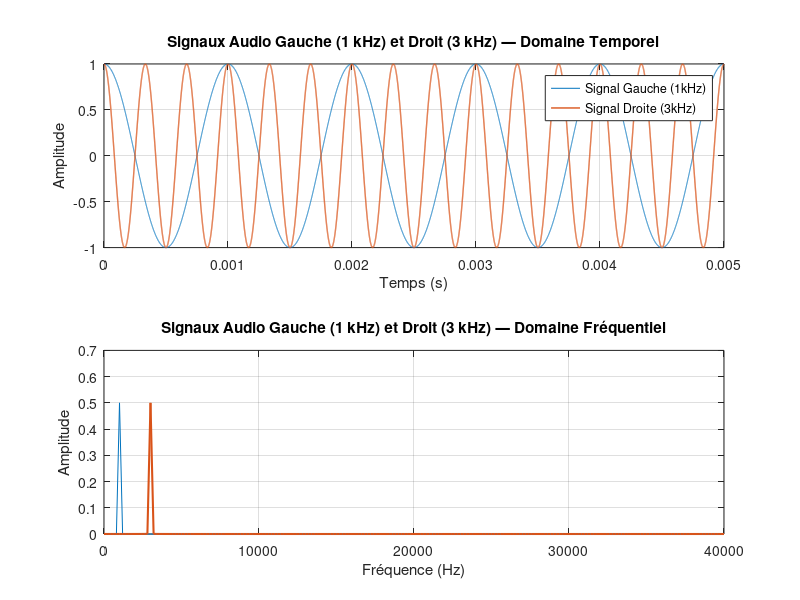
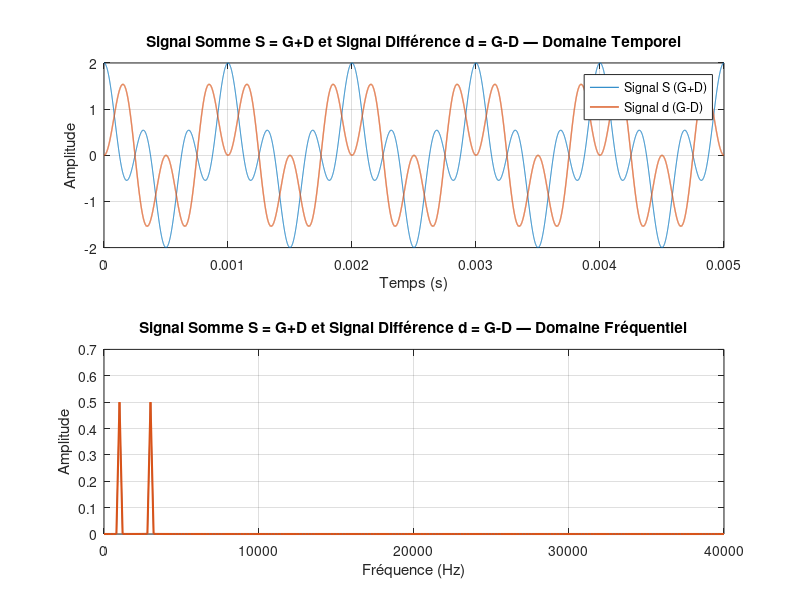
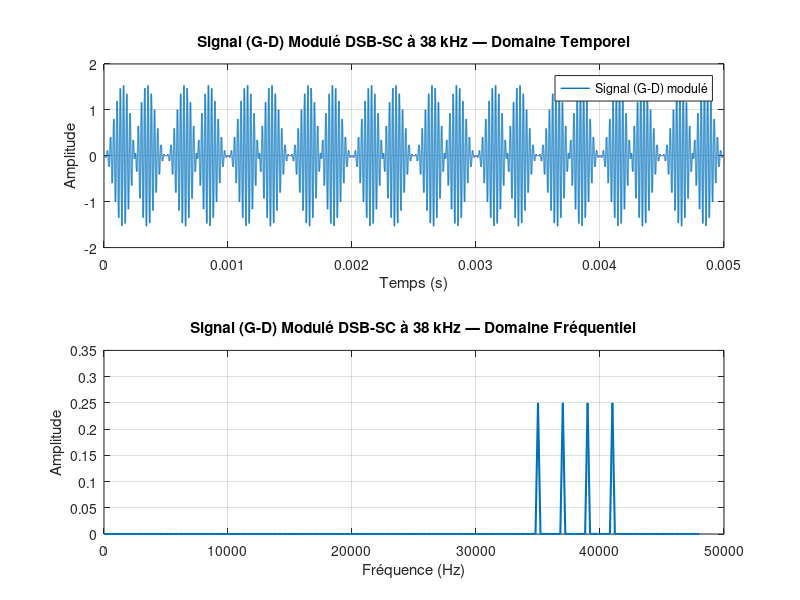
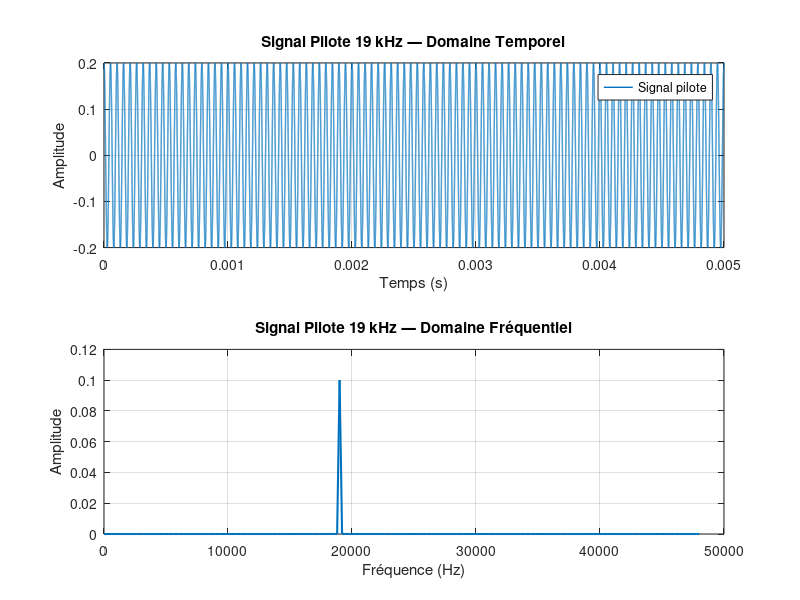

Write the MATLAB code that produced these figures, in order. (Note: this script raises an error after producing the figures.)
clear all;
clc;

%% ── CONSTANTES GLOBALES ──────────────────────────────────────────────────
f1  = 1000;     % Fréquence signal Gauche (Hz)
f2  = 3000;     % Fréquence signal Droite (Hz)
f3  = 38000;    % Fréquence porteuse DSB-SC (Hz)
f4  = 19000;    % Fréquence pilote (Hz)
fc  = 100000;   % Fréquence porteuse FM (Hz)
kf  = 500000;   % Déviation de fréquence FM
Ap  = 0.2;      % Amplitude du signal pilote
duration = 0.005;


%% ════════════════════════════════════════════════════════════════════════
%% PARTIE 1 : MODULATION STÉRÉOPHONIQUE
%% ════════════════════════════════════════════════════════════════════════

%% 1. Génération des signaux audio
fs = 1000 * f2;
T  = 0 : 1/fs : duration;
G  = cos(2*pi*f1*T);
D  = cos(2*pi*f2*T);

% 1. Tracé des signaux G et D (Temporel)
figure('Name', '1_Signaux Audio Gauche & Droit', 'NumberTitle', 'off')
subplot(2,1,1)
plot(T, G, T, D, 'LineWidth', 1)
xlabel('Temps (s)');  ylabel('Amplitude')
title('Signaux Audio Gauche (1 kHz) et Droit (3 kHz) — Domaine Temporel')
grid on
legend('Signal Gauche (1kHz)', 'Signal Droite (3kHz)')

% 2. Spectre FFT des signaux G et D (Fréquentiel)
L         = length(G);
freq_axis = (0:L-1) * (fs/L);
mask      = freq_axis <= 40000;
TFG = abs(fft(G)/L);
TFD = abs(fft(D)/L);

subplot(2,1,2)
plot(freq_axis(mask), TFG(mask), freq_axis(mask), TFD(mask), 'LineWidth', 1.5)
xlabel('Fréquence (Hz)');  ylabel('Amplitude')
title('Signaux Audio Gauche (1 kHz) et Droit (3 kHz) — Domaine Fréquentiel')
grid on


%% 2. Construction des signaux stéréo
S = G + D;
d = G - D;

% 1. Tracé des signaux S et d (Temporel)
figure('Name', '2_Signaux Somme & Différence (G+D, G-D)', 'NumberTitle', 'off')
subplot(2,1,1)
plot(T, S, T, d, 'LineWidth', 1)
xlabel('Temps (s)');  ylabel('Amplitude')
title('Signal Somme S = G+D et Signal Différence d = G-D — Domaine Temporel')
grid on
legend('Signal S (G+D)', 'Signal d (G-D)')

% 2. Spectre FFT des signaux S et d (Fréquentiel)
TFS = abs(fft(S)/L);
TFd = abs(fft(d)/L);

subplot(2,1,2)
plot(freq_axis(mask), TFS(mask), freq_axis(mask), TFd(mask), 'LineWidth', 1.5)
xlabel('Fréquence (Hz)');  ylabel('Amplitude')
title('Signal Somme S = G+D et Signal Différence d = G-D — Domaine Fréquentiel')
grid on


%% 3. Modulation du signal G-D
fs = 1000 * f3;
T  = 0 : 1/fs : duration;
G  = cos(2*pi*f1*T);
D  = cos(2*pi*f2*T);
x3 = (G-D) .* cos(2*pi*f3*T);

% 1. Tracé de x3(t) (Temporel)
figure('Name', '3_Signal G-D Modulé DSB-SC à 38 kHz', 'NumberTitle', 'off')
subplot(2,1,1)
plot(T, x3, 'LineWidth', 1)
xlabel('Temps (s)');  ylabel('Amplitude')
title('Signal (G-D) Modulé DSB-SC à 38 kHz — Domaine Temporel')
grid on
legend('Signal (G-D) modulé')

% 2. Spectre FFT du signal (G-D) modulé (Fréquentiel)
L         = length(G);
freq_axis = (0:L-1) * (fs/L);
mask      = freq_axis <= 48000;
TFx3      = abs(fft(x3)/L);

subplot(2,1,2)
plot(freq_axis(mask), TFx3(mask), 'LineWidth', 1.5)
xlabel('Fréquence (Hz)');  ylabel('Amplitude')
title('Signal (G-D) Modulé DSB-SC à 38 kHz — Domaine Fréquentiel')
grid on


%% 4. Ajout du signal pilote
x4 = Ap * cos(2*pi*f4*T);   % fs et T identiques à la section 3

% 1. Tracé du signal pilote (Temporel)
figure('Name', '4_Signal Pilote 19 kHz', 'NumberTitle', 'off')
subplot(2,1,1)
plot(T, x4, 'LineWidth', 1)
xlabel('Temps (s)');  ylabel('Amplitude')
title('Signal Pilote 19 kHz — Domaine Temporel')
grid on
legend('Signal pilote')

% 2. Spectre FFT du signal pilote (Fréquentiel)
TFx4 = abs(fft(x4)/L);

subplot(2,1,2)
plot(freq_axis(mask), TFx4(mask), 'LineWidth', 1.5)
xlabel('Fréquence (Hz)');  ylabel('Amplitude')
title('Signal Pilote 19 kHz — Domaine Fréquentiel')
grid on


%% 5. Construction du multiplex x(t) = S(t) + x3(t) + x4(t)
fs = 1000 * f3;
T  = 0 : 1/fs : 0.002;     % durée réduite pour lisibilité
G  = cos(2*pi*f1*T);
D  = cos(2*pi*f2*T);
S  = G + D;
x3 = (G-D) .* cos(2*pi*f3*T);
x4 = Ap * cos(2*pi*f4*T);
x  = S + x3 + x4;

% 1. Tracé de x(t) (Temporel)
figure('Name', '5_Signal Multiplex Stéréo x(t)', 'NumberTitle', 'off')
subplot(2,1,1)
plot(T, x, 'LineWidth', 1)
xlabel('Temps (s)');  ylabel('Amplitude')
title('Signal Multiplex Stéréo x(t) = S + DSB-SC + Pilote — Domaine Temporel')
grid on
legend('Signal x(t)')

% 2. Spectre FFT du multiplex (Fréquentiel)
L         = length(G);
freq_axis = (0:L-1) * (fs/L);
mask      = freq_axis <= 48000;
TFx       = abs(fft(x)/L);

subplot(2,1,2)
plot(freq_axis(mask), TFx(mask), 'LineWidth', 1.5)
xlabel('Fréquence (Hz)');  ylabel('Amplitude')
title('Signal Multiplex Stéréo x(t) = S + DSB-SC + Pilote — Domaine Fréquentiel')
grid on


%% 6. Modulation FM
%% s(t) = cos(2π·fc·t + kf·∫x(t)dt), avec fc = 1 MHz

% 1. Implémentation de la modulation FM
fs = 1000 * f3;
T  = 0 : 1/fs : duration;
G  = cos(2*pi*f1*T);
D  = cos(2*pi*f2*T);
S  = G + D;
x3 = (G-D) .* cos(2*pi*f3*T);
x4 = Ap * cos(2*pi*f4*T);
x  = S + x3 + x4;

integral_x = cumtrapz(T, x);
s = cos(2*pi*fc*T + kf*integral_x);

% Vérification : fréquence instantanée toujours positive
fi_min = fc - kf * max(abs(x)) / (2*pi);
fi_max = fc + kf * max(abs(x)) / (2*pi);
fprintf('Déviation max : %.1f kHz\n', kf*max(abs(x))/(2*pi*1000));
fprintf('fi : [%.1f kHz  →  %.1f kHz]  (toujours positif : %d)\n', ...
        fi_min/1000, fi_max/1000, fi_min > 0);

% 2. Tracé de s(t) (Temporel)
figure('Name', '6_Signal FM Modulé s(t) — Porteuse 1 MHz', 'NumberTitle', 'off')
subplot(2,1,1)
plot(T, s, 'LineWidth', 1)
xlabel('Temps (s)');  ylabel('Amplitude')
title('Signal FM Modulé s(t) — Porteuse 1 MHz — Domaine Temporel')
grid on;  legend('Signal s(t)')

% 3. Spectre de s(t) (Fréquentiel)
L         = length(G);
freq_axis = (0:L-1) * (fs/L);
mask      = freq_axis <= 2000000;          % affichage jusqu'à 2 MHz
TFs       = abs(fft(s)/L);

subplot(2,1,2)
plot(freq_axis(mask), TFs(mask), 'LineWidth', 1.5)
xlabel('Fréquence (Hz)');  ylabel('Amplitude')
title('Signal FM Modulé s(t) — Porteuse 1 MHz — Domaine Fréquentiel')
grid on


%% ════════════════════════════════════════════════════════════════════════
%% PARTIE 2 : DÉMODULATION STÉRÉOPHONIQUE
%% ════════════════════════════════════════════════════════════════════════

%% 1. Démodulation FM (Discriminateur de phase amélioré)

% Amélioration 1 : Pré-filtrage BPF autour de fc = 1 MHz
% Bande de Carson : B = 2*(deviation + f_max) = 2*(246k + 38k) ≈ 568 kHz
% Fenêtre : [fc - 400kHz … fc + 400kHz] = [600 kHz … 1.4 MHz]
N_pre   = 200;
bpf_pre = fir1(N_pre, [600000 1400000] / (fs/2), 'bandpass');
s_filt  = filtfilt(bpf_pre, 1, s);

% Amélioration 2 : Discriminateur de phase
analytic_s = hilbert(s_filt);
inst_phase = unwrap(angle(analytic_s));
inst_omega = diff(inst_phase) * fs;

% Amélioration 3 : Filtre médian → supprime les pics de déphasage
inst_omega_clean = medfilt1(inst_omega, 7);

% Amélioration 4 : Post-filtrage LPF → supprime bruit > 60 kHz
lpf_post         = fir1(N_pre, 60000 / (fs/2), 'low');
inst_omega_clean = filtfilt(lpf_post, 1, inst_omega_clean);

x_demod = (inst_omega_clean - 2*pi*fc) / kf;
T_demod = T(1:end-1);

% 2. Comparer avec le signal multiplex original
L1    = length(x);
TFx   = abs(fft(x) / L1);
freq1 = (0:L1-1) * (fs / L1);

L2      = length(x_demod);
TFx_dem = abs(fft(x_demod) / L2);
freq2   = (0:L2-1) * (fs / L2);

mask1 = freq1 <= 200000;
mask2 = freq2 <= 200000;

figure('Name', '7_Démodulation FM — x(t) Original vs Récupéré', 'NumberTitle', 'off')
subplot(2,1,1)
plot(T, x, 'LineWidth', 1.5, 'DisplayName', 'x(t) original')
hold on
plot(T_demod, x_demod, 'LineWidth', 1.2, 'DisplayName', 'x(t) démodulé')
hold off
xlabel('Temps (s)');  ylabel('Amplitude')
title('Multiplex x(t) Original vs Démodulé FM — Domaine Temporel')
grid on;  legend('Location', 'best')

subplot(2,1,2)
plot(freq1(mask1), TFx(mask1), 'LineWidth', 1.5, 'DisplayName', 'X(f) original')
hold on
plot(freq2(mask2), TFx_dem(mask2), 'LineWidth', 1.2, 'DisplayName', 'X(f) démodulé')
hold off
xlabel('Fréquence (Hz)');  ylabel('Amplitude')
title('Multiplex X(f) Original vs Démodulé FM — Domaine Fréquentiel')
grid on;  legend('Location', 'best')


%% 2. Extraction des composantes

%% ── Sous-échantillonnage de x_demod ────────────────────────────────────
fs_down      = 400000;
decim_factor = round(fs / fs_down);          % = 95
x_down       = resample(x_demod, 1, decim_factor);
T_down       = T_demod(1:decim_factor:end);
n_min        = min(length(x_down), length(T_down));
x_down       = x_down(1:n_min);
T_down       = T_down(1:n_min);

% Fonction utilitaire : spectre + axe fréquentiel
get_spectrum = @(sig, f_s) deal(abs(fft(sig)/length(sig)), ...
                                (0:length(sig)-1) * (f_s/length(sig)));

Fn = fs_down / 2;    % Fréquence de Nyquist = 200 kHz
N  = 300;            % Ordre filtre — donne 3×300=900 < 2000 échantillons ✓

% 1. Extraire G+D avec un filtre passe-bas (coupure à 8 kHz)
lpf_coeffs    = fir1(N, 10000/Fn, 'low');
GpD_extracted = filtfilt(lpf_coeffs, 1, x_down);
GpD_ref       = G + D;

% 2. Extraire G-D avec un filtre passe-bande (35–41 kHz)
bpf_coeffs    = fir1(N, [32000 44000]/Fn, 'bandpass');
GmD_extracted = filtfilt(bpf_coeffs, 1, x_down);
GmD_ref       = (G - D) .* cos(2*pi*f3*T);

% 3. Extraire le pilote 19 kHz (18.5–19.5 kHz)
pilot_coeffs    = fir1(N, [18950 19050]/Fn, 'bandpass');
pilot_extracted = filtfilt(pilot_coeffs, 1, x_down);
pilot_ref       = Ap * cos(2*pi*f4*T);

% Calcul des spectres (signaux extraits à fs_down, refs à fs)
[TF_GpD_ext,  F1] = get_spectrum(GpD_extracted,  fs_down);
[TF_GpD_ref,  ~ ] = get_spectrum(GpD_ref,         fs);
[TF_GmD_ext,  F2] = get_spectrum(GmD_extracted,  fs_down);
[TF_GmD_ref,  ~ ] = get_spectrum(GmD_ref,         fs);
[TF_pilot_ext,F3] = get_spectrum(pilot_extracted, fs_down);
[TF_pilot_ref,~ ] = get_spectrum(pilot_ref,        fs);
F_ref = (0:length(T)-1) * (fs/length(T));

cap = [15000, 60000, 30000];

% Figure 8 — G+D
figure('Name', '8_Extraction G+D — Filtre Passe-Bas', 'NumberTitle', 'off')
subplot(2,1,1)
mask_e = F1 <= cap(1);   mask_r = F_ref <= cap(1);
plot(F_ref(mask_r), TF_GpD_ref(mask_r), 'b',   'LineWidth', 1.5, 'DisplayName', 'G+D original')
hold on
plot(F1(mask_e),    TF_GpD_ext(mask_e),  'r--', 'LineWidth', 1.2, 'DisplayName', 'G+D extrait (LPF)')
hold off
xlabel('Fréquence (Hz)');  ylabel('Amplitude')
title('Extraction G+D par Filtre Passe-Bas — Comparaison Spectrale')
grid on;  legend('Location', 'best')

subplot(2,1,2)
plot(T,      GpD_ref,       'b',   'LineWidth', 1.5, 'DisplayName', 'G+D original')
hold on
plot(T_down, GpD_extracted, 'r--', 'LineWidth', 1.2, 'DisplayName', 'G+D extrait (LPF)')
hold off
xlabel('Temps (s)');  ylabel('Amplitude')
title('Extraction G+D par Filtre Passe-Bas — Comparaison Temporelle')
grid on;  legend('Location', 'best')
sgtitle('Extraction de G+D par Filtre Passe-Bas', 'FontSize', 13)

% Figure 9 — G-D
figure('Name', '9_Extraction G-D — Filtre Passe-Bande 38 kHz', 'NumberTitle', 'off')
subplot(2,1,1)
mask_e = F2 <= cap(2);   mask_r = F_ref <= cap(2);
plot(F_ref(mask_r), TF_GmD_ref(mask_r), 'b',   'LineWidth', 1.5, 'DisplayName', 'G-D original')
hold on
plot(F2(mask_e),    TF_GmD_ext(mask_e),  'r--', 'LineWidth', 1.2, 'DisplayName', 'G-D extrait (BPF 38 kHz)')
hold off
xlabel('Fréquence (Hz)');  ylabel('Amplitude')
title('Extraction G-D par Filtre Passe-Bande (38 kHz) — Comparaison Spectrale')
grid on;  legend('Location', 'best')

subplot(2,1,2)
plot(T,      GmD_ref,       'b',   'LineWidth', 1.5, 'DisplayName', 'G-D original')
hold on
plot(T_down, GmD_extracted, 'r--', 'LineWidth', 1.2, 'DisplayName', 'G-D extrait (BPF 38 kHz)')
hold off
xlabel('Temps (s)');  ylabel('Amplitude')
title('Extraction G-D par Filtre Passe-Bande (38 kHz) — Comparaison Temporelle')
grid on;  legend('Location', 'best')
sgtitle('Extraction de G-D par Filtre Passe-Bande (38 kHz)', 'FontSize', 13)

% Figure 10 — Pilote 19 kHz
figure('Name', '10_Extraction Pilote — Filtre Passe-Bande 19 kHz', 'NumberTitle', 'off')
subplot(2,1,1)
mask_e = F3 <= cap(3);   mask_r = F_ref <= cap(3);
plot(F_ref(mask_r), TF_pilot_ref(mask_r), 'b',   'LineWidth', 1.5, 'DisplayName', 'Pilote original')
hold on
plot(F3(mask_e),    TF_pilot_ext(mask_e),  'r--', 'LineWidth', 1.2, 'DisplayName', 'Pilote extrait (BPF 19 kHz)')
hold off
xlabel('Fréquence (Hz)');  ylabel('Amplitude')
title('Extraction Signal Pilote 19 kHz par Filtre Passe-Bande — Comparaison Spectrale')
grid on;  legend('Location', 'best')

subplot(2,1,2)
plot(T,      pilot_ref,       'b',   'LineWidth', 1.5, 'DisplayName', 'Pilote original')
hold on
plot(T_down, pilot_extracted, 'r--', 'LineWidth', 1.2, 'DisplayName', 'Pilote extrait (BPF 19 kHz)')
hold off
xlabel('Temps (s)');  ylabel('Amplitude')
title('Extraction Signal Pilote 19 kHz par Filtre Passe-Bande — Comparaison Temporelle')
grid on;  legend('Location', 'best')
sgtitle('Extraction du Signal Pilote 19 kHz par Filtre Passe-Bande', 'FontSize', 13)


%% 3. Reconstruction du signal 38 kHz

% ── Principe : Doubleur de phase (Hilbert) ──────────────────────────────
% Au lieu de p²(t) → BPF (qui conserve mal la phase après filtrage),
% on extrait la phase instantanée du pilote via Hilbert puis on la double :
%   pilote(t) = A·cos(2π·f4·t + φ(t))
%   → phase_pilote = unwrap(angle(hilbert(pilote)))  ≈ 2π·f4·t + φ(t)
%   → carrier_38k  = cos(2 × phase_pilote)           = cos(2π·f3·t + 2φ(t))
% Cela garantit que la porteuse reconstruite est parfaitement synchrone
% avec le signal G-D qui avait été modulé avec le même cos(2π·f3·t).

% 1. Ré-extraction du pilote avec filtre d'ordre plus élevé (à fs_down)
%    On peut monter à N=500 car 3×500=1500 < length(x_down)≈2000
N_hi = 500;
pilot_coeffs_hi = fir1(N_hi, [18200 19800] / (fs_down/2), 'bandpass');
pilot_clean     = filtfilt(pilot_coeffs_hi, 1, x_down);

% 2. Générer le signal 38 kHz à partir de la phase instantanée du pilote
pilot_analytic  = hilbert(pilot_clean);
pilot_phase     = unwrap(angle(pilot_analytic));
carrier_38k     = cos(2 * pilot_phase);          % doublement de phase

% Référence idéale (pour comparaison)
carrier_38k_ref = cos(2*pi*f3*T_down);

% Spectres
[TF_carrier,     F_c] = get_spectrum(carrier_38k,     fs_down);
[TF_carrier_ref, ~  ] = get_spectrum(carrier_38k_ref, fs_down);
[TF_pilot_clean, ~  ] = get_spectrum(pilot_clean,     fs_down);
[TF_pilot_raw,   ~  ] = get_spectrum(pilot_extracted, fs_down);

% Tracé — Reconstruction 38 kHz
figure('Name', '11_Reconstruction Porteuse 38 kHz — Doublement de Phase', 'NumberTitle', 'off')
subplot(2,1,1)
mask_e = F_c <= 60000;
plot(F_c(mask_e), TF_carrier_ref(mask_e), 'b',   'LineWidth', 1.5, ...
     'DisplayName', 'cos(38kHz) idéal')
hold on
plot(F_c(mask_e), TF_carrier(mask_e),     'r--', 'LineWidth', 1.2, ...
     'DisplayName', 'cos(38kHz) reconstruit')
plot(F_c(mask_e), TF_pilot_clean(mask_e), 'g:',  'LineWidth', 1.0, ...
     'DisplayName', 'pilote extrait (BPF ordre 500)')
hold off
xlabel('Fréquence (Hz)');  ylabel('Amplitude')
title('Reconstruction Porteuse 38 kHz par Doublement de Phase — Comparaison Spectrale')
grid on;  legend('Location', 'best')

subplot(2,1,2)
n_show = round(0.0002 * fs_down);    % afficher 0.2 ms pour voir les cycles
plot(T_down(1:n_show), carrier_38k_ref(1:n_show), 'b',   'LineWidth', 1.5, ...
     'DisplayName', 'cos(38kHz) idéal')
hold on
plot(T_down(1:n_show), carrier_38k(1:n_show),     'r--', 'LineWidth', 1.2, ...
     'DisplayName', 'cos(38kHz) reconstruit')
hold off
xlabel('Temps (s)');  ylabel('Amplitude')
title('Reconstruction Porteuse 38 kHz par Doublement de Phase — Comparaison Temporelle (zoom 0.2 ms)')
grid on;  legend('Location', 'best')
sgtitle('Reconstruction de la Porteuse 38 kHz par Doublement de Phase (Hilbert)', 'FontSize', 13)


%% 4. Démodulation du signal G-D

% 1. Multiplier par cos(2π·38 kHz·t) reconstruit
GmD_demod_raw = GmD_extracted .* carrier_38k;
% → (G-D)·cos²(38k) = (G-D)/2 · [1 + cos(76kHz)]

% 2. Appliquer un filtre passe-bas ordre élevé (coupure 8 kHz)
lpf_GmD   = fir1(N_hi, 8000 / (fs_down/2), 'low');
GmD_demod = filtfilt(lpf_GmD, 1, GmD_demod_raw);

% Facteur ×2 : la multiplication par cos² réduit l'amplitude de moitié
GmD_demod = 2 * GmD_demod;

% Correction d'amplitude résiduelle par normalisation sur signal de référence
GmD_ref_down = cos(2*pi*f1*T_down) - cos(2*pi*f2*T_down);
amp_ratio    = rms(GmD_ref_down) / rms(GmD_demod);
GmD_demod    = GmD_demod * amp_ratio;

fprintf('Correction amplitude G-D : facteur = %.4f\n', amp_ratio);

% 3. Vérifier que l'on récupère G-D
[TF_GmD_demod, F_gmd] = get_spectrum(GmD_demod,    fs_down);
[TF_GmD_ideal, ~    ] = get_spectrum(GmD_ref_down, fs_down);
mask_gmd = F_gmd <= 10000;

% Tracé — Démodulation G-D
figure('Name', '12_Démodulation G-D — × Porteuse 38 kHz + FPB', 'NumberTitle', 'off')
subplot(2,1,1)
plot(F_gmd(mask_gmd), TF_GmD_ideal(mask_gmd), 'b',   'LineWidth', 1.5, ...
     'DisplayName', 'G-D original')
hold on
plot(F_gmd(mask_gmd), TF_GmD_demod(mask_gmd), 'r--', 'LineWidth', 1.2, ...
     'DisplayName', 'G-D démodulé (LPF)')
hold off
xlabel('Fréquence (Hz)');  ylabel('Amplitude')
title('Démodulation G-D (× Porteuse 38 kHz Reconstruite + FPB) — Comparaison Spectrale')
grid on;  legend('Location', 'best')

subplot(2,1,2)
plot(T_down, GmD_ref_down, 'b',   'LineWidth', 1.5, 'DisplayName', 'G-D original')
hold on
plot(T_down, GmD_demod,    'r--', 'LineWidth', 1.2, 'DisplayName', 'G-D démodulé (LPF)')
hold off
xlabel('Temps (s)');  ylabel('Amplitude')
title('Démodulation G-D (× Porteuse 38 kHz Reconstruite + FPB) — Comparaison Temporelle')
grid on;  legend('Location', 'best')
sgtitle('Démodulation du Signal G-D (× Porteuse 38 kHz Reconstruite + FPB)', 'FontSize', 13)


%% 5. Reconstruction des canaux
%% G = (S + Δ)/2,   D = (S - Δ)/2

% Aligner les longueurs (GpD_extracted et GmD_demod sont sur T_down)
n_min2    = min(length(GpD_extracted), length(GmD_demod));
S_rec     = GpD_extracted(1:n_min2);
Delta_rec = GmD_demod(1:n_min2);
T_rec     = T_down(1:n_min2);

% 1. Reconstituer G(t) et D(t)
G_rec = (S_rec + Delta_rec) / 2;
D_rec = (S_rec - Delta_rec) / 2;

G_ref_down = cos(2*pi*f1*T_rec);
D_ref_down = cos(2*pi*f2*T_rec);

% Spectres
[TF_G_rec, F_g] = get_spectrum(G_rec,      fs_down);
[TF_G_ref, ~  ] = get_spectrum(G_ref_down, fs_down);
[TF_D_rec, F_d] = get_spectrum(D_rec,      fs_down);
[TF_D_ref, ~  ] = get_spectrum(D_ref_down, fs_down);
mask_audio = F_g <= 10000;

% Figure 13 — Canal Gauche G
figure('Name', '13_Reconstruction Canal Gauche G(t)', 'NumberTitle', 'off')
subplot(2,1,1)
plot(F_g(mask_audio), TF_G_ref(mask_audio), 'b',   'LineWidth', 1.5, ...
     'DisplayName', 'G original')
hold on
plot(F_g(mask_audio), TF_G_rec(mask_audio), 'r--', 'LineWidth', 1.2, ...
     'DisplayName', 'G reconstruit')
hold off
xlabel('Fréquence (Hz)');  ylabel('Amplitude')
title('Canal Gauche G Reconstruit — Comparaison Spectrale')
grid on;  legend('Location', 'best')

subplot(2,1,2)
plot(T_rec, G_ref_down, 'b',   'LineWidth', 1.5, 'DisplayName', 'G original')
hold on
plot(T_rec, G_rec,      'r--', 'LineWidth', 1.2, 'DisplayName', 'G reconstruit')
hold off
xlabel('Temps (s)');  ylabel('Amplitude')
title('Canal Gauche G Reconstruit — Comparaison Temporelle')
grid on;  legend('Location', 'best')
sgtitle('Reconstruction du Canal Gauche G(t)', 'FontSize', 13)

% Figure 14 — Canal Droit D
figure('Name', '14_Reconstruction Canal Droit D(t)', 'NumberTitle', 'off')
subplot(2,1,1)
plot(F_d(mask_audio), TF_D_ref(mask_audio), 'b',   'LineWidth', 1.5, ...
     'DisplayName', 'D original')
hold on
plot(F_d(mask_audio), TF_D_rec(mask_audio), 'r--', 'LineWidth', 1.2, ...
     'DisplayName', 'D reconstruit')
hold off
xlabel('Fréquence (Hz)');  ylabel('Amplitude')
title('Canal Droit D Reconstruit — Comparaison Spectrale')
grid on;  legend('Location', 'best')

subplot(2,1,2)
plot(T_rec, D_ref_down, 'b',   'LineWidth', 1.5, 'DisplayName', 'D original')
hold on
plot(T_rec, D_rec,      'r--', 'LineWidth', 1.2, 'DisplayName', 'D reconstruit')
hold off
xlabel('Temps (s)');  ylabel('Amplitude')
title('Canal Droit D Reconstruit — Comparaison Temporelle')
grid on;  legend('Location', 'best')
sgtitle('Reconstruction du Canal Droit D(t)', 'FontSize', 13)

% 3. Calcul de l'erreur
err_G  = G_rec - G_ref_down;
err_D  = D_rec - D_ref_down;
MSE_G  = mean(err_G.^2);
MSE_D  = mean(err_D.^2);
RMSE_G = sqrt(MSE_G);
RMSE_D = sqrt(MSE_D);
SNR_G  = 10 * log10(mean(G_ref_down.^2) / MSE_G);
SNR_D  = 10 * log10(mean(D_ref_down.^2) / MSE_D);

fprintf('\n── Erreur de reconstruction ──────────────────\n')
fprintf('Canal G :  RMSE = %.4f   SNR = %.1f dB\n', RMSE_G, SNR_G)
fprintf('Canal D :  RMSE = %.4f   SNR = %.1f dB\n', RMSE_D, SNR_D)
fprintf('──────────────────────────────────────────────\n')

% Figure 15 — Erreur temporelle G et D
figure('Name', '15_Erreur de Reconstruction G & D', 'NumberTitle', 'off')
subplot(2,1,1)
plot(T_rec, err_G, 'r', 'LineWidth', 1)
xlabel('Temps (s)');  ylabel('Erreur')
title(sprintf('Erreur de Reconstruction G(t)  —  RMSE = %.4f  |  SNR = %.1f dB', RMSE_G, SNR_G))
grid on

subplot(2,1,2)
plot(T_rec, err_D, 'r', 'LineWidth', 1)
xlabel('Temps (s)');  ylabel('Erreur')
title(sprintf('Erreur de Reconstruction D(t)  —  RMSE = %.4f  |  SNR = %.1f dB', RMSE_D, SNR_D))
grid on
sgtitle('Erreur de Reconstruction des Canaux Gauche G et Droit D', 'FontSize', 13)
